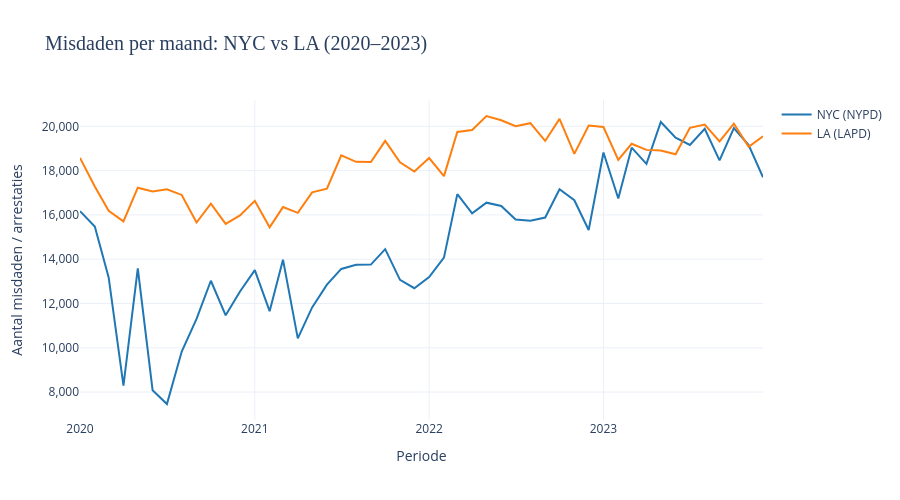

Source (notebook cell):
### Markdown cell above
## Misdaden per maand
We kunnen ook inzoomen op de data, en de maandelijkse trend tussen NY en LA vergelijken. De verwachting is dat de maandelijke trend tussen beiden steden vergelijkbaar is.

### Code cell
df_nypd['year_month'] = pd.to_datetime(df_nypd['arrest_date']).dt.to_period('M')
df_lapd['year_month'] = pd.to_datetime(df_lapd['date_occ']).dt.to_period('M')

nypd_maand = df_nypd.groupby('year_month').size().reset_index(name='count')
lapd_maand = df_lapd.groupby('year_month').size().reset_index(name='count')

nypd_maand['year_month'] = nypd_maand['year_month'].dt.to_timestamp()
lapd_maand['year_month'] = lapd_maand['year_month'].dt.to_timestamp()

fig = go.Figure()

fig.add_trace(go.Scatter(
    x=nypd_maand['year_month'],
    y=nypd_maand['count'],
    mode='lines',
    name='NYC (NYPD)',
    line=dict(color='#1f77b4', width=2)
))

fig.add_trace(go.Scatter(
    x=lapd_maand['year_month'],
    y=lapd_maand['count'],
    mode='lines',
    name='LA (LAPD)',
    line=dict(color='#ff7f0e', width=2)
))

fig.update_layout(
    title=dict(text='Misdaden per maand: NYC vs LA (2020–2023)', font=dict(size=20, family='Arial Black')),
    xaxis_title='Periode',
    yaxis_title='Aantal misdaden / arrestaties',
    xaxis=dict(
        tickmode='array',
        tickvals=pd.date_range('2020-01-01', '2024-01-01', freq='YS'),
        ticktext=[str(y) for y in range(2020, 2025)]
    ),
    yaxis=dict(tickformat=','),
    legend=dict(title=''),
    template='plotly_white',
    width=900,
    height=500
)

fig.show()
